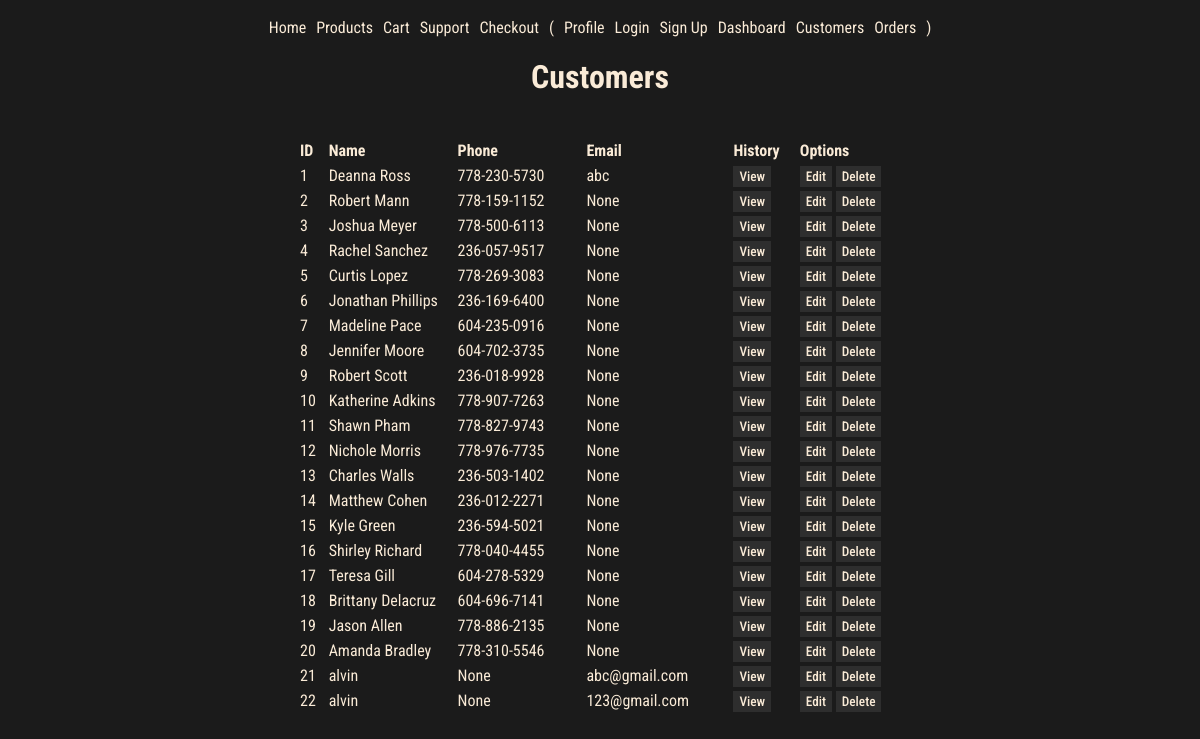
The app's page /users/, older data.
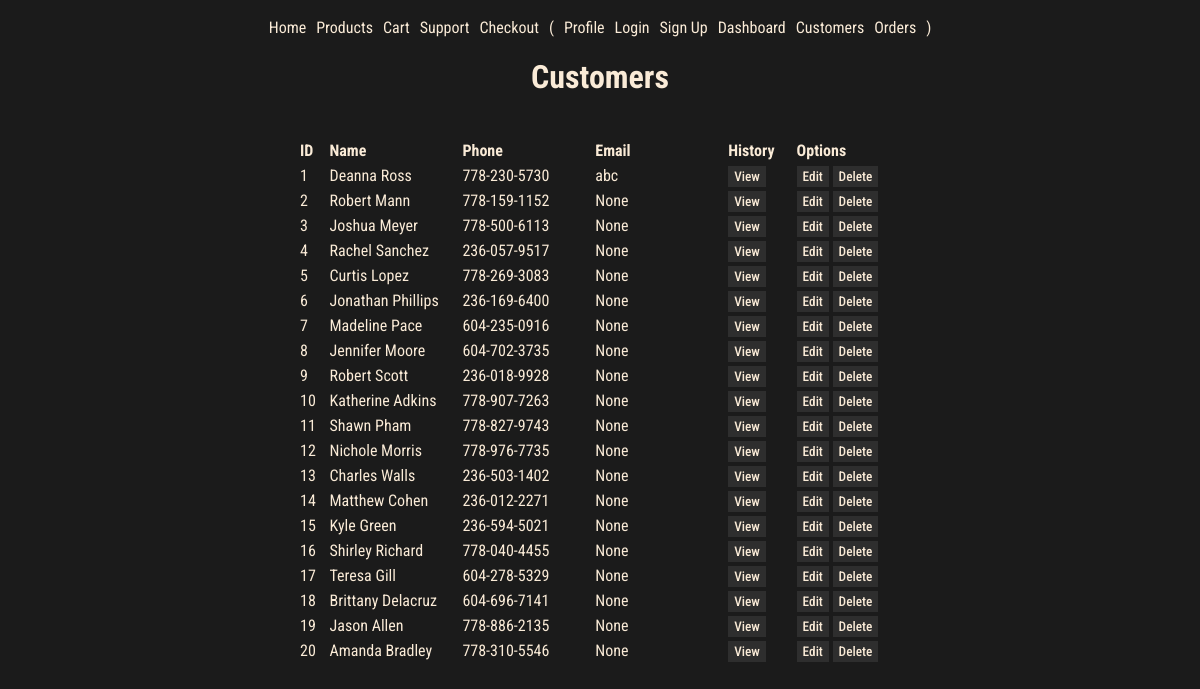
The same page, newer data.
### models.py (models this page shows, shortened)
class User( UserMixin, db.Model):
    id = mapped_column(Integer, primary_key=True)
    name = mapped_column(String(200), nullable=True)
    phone = mapped_column(String(20), nullable=True)
    orders = relationship("Order", back_populates="user", cascade="all, delete-orphan")
    email =  mapped_column(String(200), nullable=True, unique=True)
    password = mapped_column(String(200), nullable=True)

### routes/users.py (the view)
@users_bp.route('/')
def users():
    users = User.query.all()
    return render_template('pages/customers.html', users=users)

### templates/pages/customers.html
{% extends "base.html" %}
{% block content %}
<h1>Customers</h1>
<table>
    <thead>
        <tr>
            <th scope="col" width="20">ID</th>
            <th scope="col" width="90">Name</th>
            <th scope="col" width="90">Phone</th>
            <th scope="col" width="90">Email</th>
            <th scope="col" width="40">History</th>
            <th scope="col" width="70">Options</th>
        </tr>
    </thead>
    <tbody>
        {% for user in users %}
        <tr>
            <td>{{ user.id }}</td>
            <td>{{ user.name }}</td>
            <td>{{ user.phone }}</td>
            <td>{{ user.email }}</td>
            <td>
                <a href="{{ url_for('users.user_detail', user_id=user.id) }}" class="btn">View</a>
            </td>
            <td>
                <a href="/users/{{user.id}}/update" class="btn">Edit</a>
                <a href="/users/{{user.id}}/delete" class="btn"
                    onclick="return confirm('Are you sure to delete?')">Delete</a>
            </td>
        </tr>
        {% endfor %}
    </tbody>
</table>
{% endblock %}

### templates/base.html (shortened to what this page needs)
<!doctype html>
<html lang="en">
<head>
    <link rel="stylesheet" type="text/css" href="{{ url_for('static', filename='style.css') }}">
</head>
<body>
    <nav>
        <div>
            <a href="{{ url_for('home') }}">Home</a>
            <a href="{{ url_for('products.products') }}">Products</a>
            <a href="{{ url_for('orders.cart') }}">Cart</a>
            <a href="{{ url_for('supports.supports') }}">Support</a>
            <a href="{{ url_for('orders.checkout')}}">Checkout</a>
            <span>
                (
            </span>
            <a href="{{ url_for('users.profile') }}">Profile</a>
            <a href="{{ url_for('auth.login') }}">Login</a>
            <a href="{{ url_for('auth.signup') }}">Sign Up</a>
            <a href="{{ url_for('admin.admin') }}">Dashboard</a>
            <a href="{{ url_for('users.users') }}">Customers</a>
            <a href="{{ url_for('orders.orders') }}">Orders</a>
            <span>
                )
            </span>
        </div>
    </nav>
    <div class="container">
        {% block content %}
        {% endblock %}
    </div>
</body>
</html>

### static/style.css (style rules this page uses)
:root { --font-color: antiquewhite; --background: #1b1b1b; --bg-variant: #2e2e2e; --bg-variant-dark: #1f1e1e; --accent-color: #00a2ff; }
body { display: flex; flex-direction: column; align-items: center; justify-content: center; background-color: var(--background); color: var(--font-color); font-family: "Roboto Condensed", sans-serif; padding: 10px; }
nav { display: flex; align-items: center; }
nav > div { display: flex; gap: 10px; }
.container { width: 80vw; max-width: 600px; display: flex; flex-direction: column; align-items: center; justify-content: center; }
a { color: var(--font-color); text-decoration: none; }
table { margin-top: 20px; width: 100%; border-collapse: collapse; }
th, td { text-align: left; padding: 3px 0; }
.btn { cursor: pointer; font-family: "Roboto Condensed", sans-serif; font-weight: 500; font-size: smaller; background-color: var(--bg-variant); color: var(--font-color); padding: 3px 6px; text-decoration: none; border: 0; }

Row changes from the older to the newer data that the page shows:
removed User: id "21", name "alvin", phone "None", email "abc@gmail.com"
removed User: id "22", name "alvin", phone "None", email "123@gmail.com"
